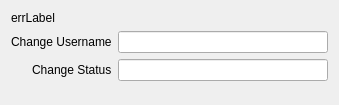
<?xml version="1.0" encoding="UTF-8"?>
<ui version="4.0">
 <class>Config</class>
 <widget class="QDialog" name="Config">
  <property name="geometry">
   <rect>
    <x>0</x>
    <y>0</y>
    <width>339</width>
    <height>105</height>
   </rect>
  </property>
  <property name="maximumSize">
   <size>
    <width>16777215</width>
    <height>200</height>
   </size>
  </property>
  <property name="windowTitle">
   <string>Dialog</string>
  </property>
  <layout class="QFormLayout" name="formLayout">
   <property name="fieldGrowthPolicy">
    <enum>QFormLayout::AllNonFixedFieldsGrow</enum>
   </property>
   <property name="labelAlignment">
    <set>Qt::AlignRight|Qt::AlignTrailing|Qt::AlignVCenter</set>
   </property>
   <property name="formAlignment">
    <set>Qt::AlignRight|Qt::AlignTop|Qt::AlignTrailing</set>
   </property>
   <item row="0" column="0">
    <widget class="QLabel" name="_errLab">
     <property name="text">
      <string>errLabel</string>
     </property>
    </widget>
   </item>
   <item row="1" column="0">
    <widget class="QLabel" name="label_2">
     <property name="text">
      <string>Change Username</string>
     </property>
    </widget>
   </item>
   <item row="1" column="1">
    <widget class="QLineEdit" name="_changeUsername">
     <property name="maxLength">
      <number>32767</number>
     </property>
    </widget>
   </item>
   <item row="2" column="0">
    <widget class="QLabel" name="label_3">
     <property name="text">
      <string>Change Status</string>
     </property>
    </widget>
   </item>
   <item row="2" column="1">
    <widget class="QLineEdit" name="_changeStatus"/>
   </item>
  </layout>
 </widget>
 <resources/>
 <connections/>
</ui>
